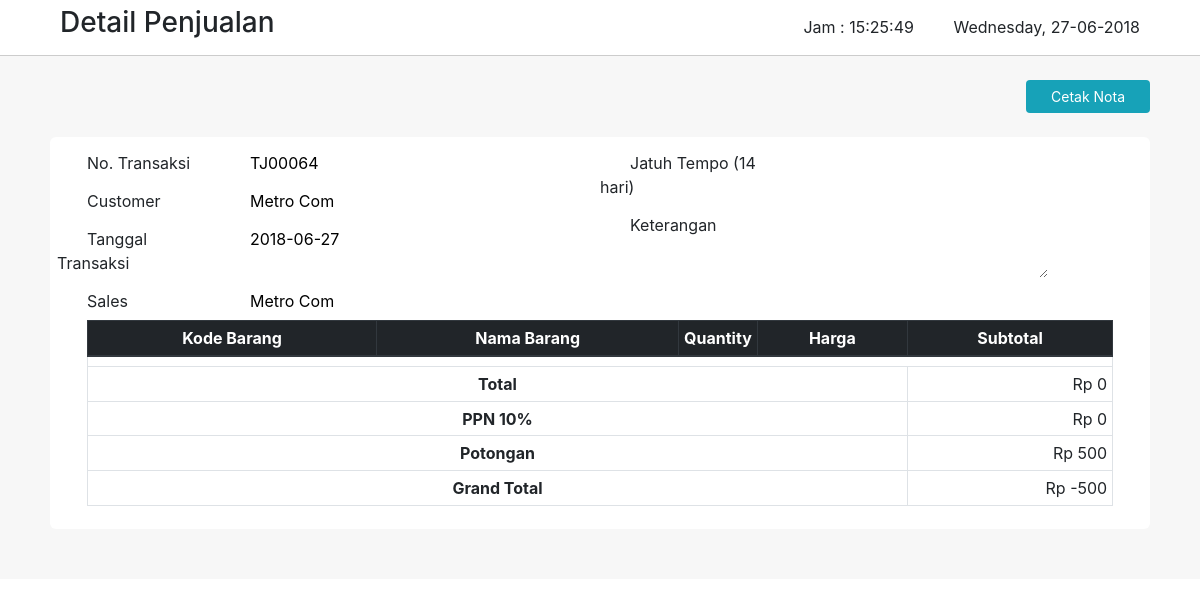
The app's page /dpenjualan/detail_penjualan.php?notrans=TJ00064&customer=Metro Com&tgltrans=2018-06-27&diskon=500, older data.
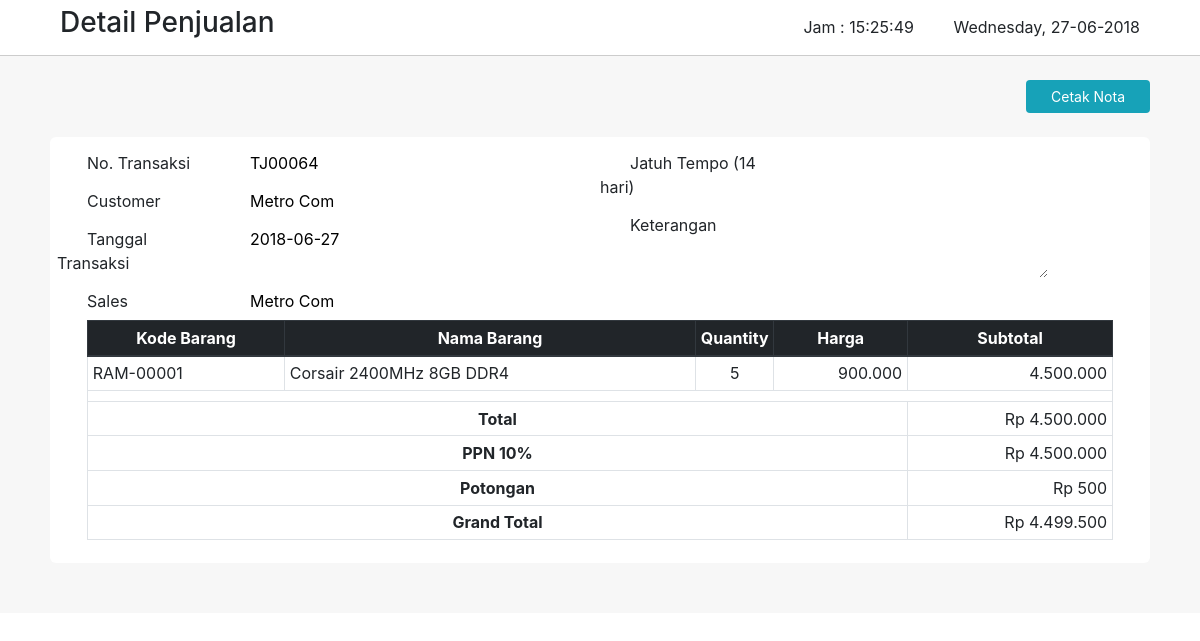
The same page, newer data.
### tables this page shows
CREATE TABLE `tb_hd_penjualan` (
  `no_trans` varchar(20) NOT NULL,
  `kd_barang` varchar(10) NOT NULL,
  `nm_barang` varchar(50) NOT NULL,
  `qty` int(11) NOT NULL,
  `harga` double NOT NULL,
  `jumlah` double NOT NULL
);

### dpenjualan/detail_penjualan.php (the view, shortened to what the changed rows need)
<?php
	require_once("../conn.php");
    if(isset($_GET["notrans"]) && isset($_GET["customer"]) && isset($_GET["tgltrans"]) && isset($_GET["diskon"]))
    {
        $notrans = $_GET["notrans"];
        $diskon = $_GET["diskon"];
    }
?>
<!DOCTYPE html>
<html>
<head>
	<link rel="stylesheet" type="text/css" href="../style.css">
    <link rel="stylesheet" type="text/css" href="../css/bootstrap.min.css">
    <link rel="stylesheet" type="text/css" href="../css/datepicker.css">
</head>
<body  onload="functionTampilkanJam();setInterval('functionTampilkanJam()', 1000);">
    <div class="all-box">
    	<br>
    	<br>
    	<div class="all-content">
				<div id="tampil">
					<div class="table-responsive">
	                    <table class="table table-hover table-sm table-bordered">
	                        <thead class="thead-dark">
	                            <tr>
	                                <th>Kode Barang</th>
	                                <th>Nama Barang</th>
	                                <th width="7%">Quantity</th>
	                                <th>Harga</th>
	                                <th width="20%">Subtotal</th>
	                            </tr>
	                        </thead>
							<tbody>
								<?php
									$totalPenjualan = 0;
									$sql = "SELECT kd_barang,nm_barang,qty,harga,jumlah FROM tb_hd_penjualan WHERE no_trans = '$notrans'";
									$q = mysqli_query($conn, $sql);
		    						while ($r = mysqli_fetch_assoc($q))
		    						{
			    						$harga = number_format($r['harga'], 0, ',', '.');
							    		$jumlah = number_format($r['jumlah'], 0, ',', '.');
							    		echo "
											<tr>
												<td>$r[kd_barang]</td>
												<td>$r[nm_barang]</td>
												<td align='center'>$r[qty]</td>
												<td align='right'>$harga</td>
												<td align='right'>$jumlah</td>
											</tr>
							    		";
							    		$totalPenjualan += $r['jumlah'];
						    		}
						    		$grandtotal = $totalPenjualan - $diskon;
								?>
								<tr>
									<td colspan="4" align="center"><strong>Total</strong></td>
									<td align="right"><?php echo "Rp " .number_format($totalPenjualan, 0, ',', '.'); ?></td>
								</tr>
								<tr>
									<td colspan="4" align="center"><strong>PPN 10%</strong></td>
									<td align="right"><?php echo "Rp " .number_format($totalPenjualan, 0, ',', '.'); ?></td>
								</tr>
								<tr>
									<td colspan="4" align="center"><strong>Grand Total</strong></td>
									<td align="right"><?php echo "Rp " .number_format($grandtotal, 0, ',', '.'); ?></td>
								</tr>
	                        </tbody>
	                    </table>
	                </div>
				</div>
    	</div>
    </div>
</body>
</html>

Row changes from the older to the newer data that the page shows:
added tb_hd_penjualan: kd_barang "RAM-00001", nm_barang "Corsair 2400MHz 8GB DDR4", qty "5", harga "900.000", jumlah "4.500.000"
Text that changed along with them:
$totalPenjualan: "0" → "4.500.000"
$grandtotal: "-500" → "4.499.500"
